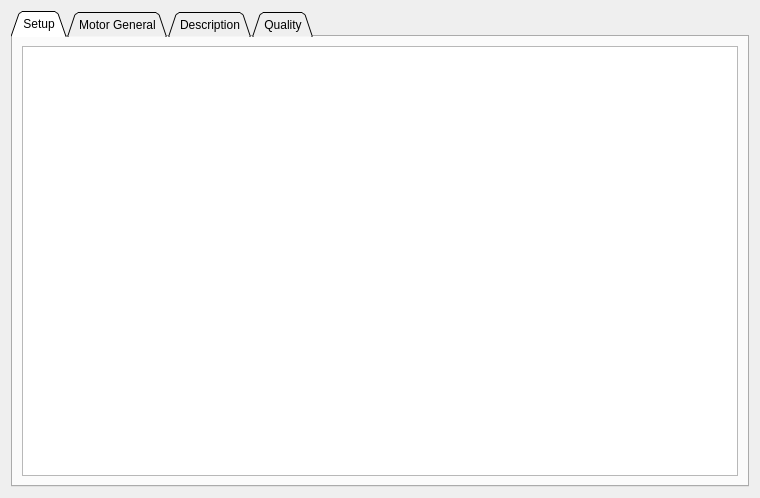
<?xml version="1.0" encoding="UTF-8"?>
<ui version="4.0">
 <class>PageMotorInfo</class>
 <widget class="QWidget" name="PageMotorInfo">
  <property name="geometry">
   <rect>
    <x>0</x>
    <y>0</y>
    <width>760</width>
    <height>498</height>
   </rect>
  </property>
  <property name="windowTitle">
   <string>Form</string>
  </property>
  <layout class="QVBoxLayout" name="verticalLayout">
   <item>
    <widget class="QTabWidget" name="tabWidget">
     <property name="tabShape">
      <enum>QTabWidget::Triangular</enum>
     </property>
     <property name="currentIndex">
      <number>0</number>
     </property>
     <widget class="QWidget" name="tab_4">
      <attribute name="title">
       <string>Setup</string>
      </attribute>
      <layout class="QVBoxLayout" name="verticalLayout_5">
       <item>
        <widget class="ParamTable" name="setupTab"/>
       </item>
      </layout>
     </widget>
     <widget class="QWidget" name="tab">
      <attribute name="title">
       <string>Motor General</string>
      </attribute>
      <layout class="QVBoxLayout" name="verticalLayout_3">
       <item>
        <widget class="ParamTable" name="generalTab"/>
       </item>
      </layout>
     </widget>
     <widget class="QWidget" name="tab_2">
      <attribute name="title">
       <string>Description</string>
      </attribute>
      <layout class="QVBoxLayout" name="verticalLayout_2">
       <item>
        <widget class="MRichTextEdit" name="descriptionEdit" native="true">
         <property name="sizePolicy">
          <sizepolicy hsizetype="Preferred" vsizetype="MinimumExpanding">
           <horstretch>0</horstretch>
           <verstretch>0</verstretch>
          </sizepolicy>
         </property>
        </widget>
       </item>
       <item>
        <layout class="QHBoxLayout" name="horizontalLayout">
         <item>
          <spacer name="horizontalSpacer">
           <property name="orientation">
            <enum>Qt::Horizontal</enum>
           </property>
           <property name="sizeHint" stdset="0">
            <size>
             <width>40</width>
             <height>20</height>
            </size>
           </property>
          </spacer>
         </item>
         <item>
          <widget class="QPushButton" name="descriptionHelpButton">
           <property name="text">
            <string/>
           </property>
           <property name="icon">
            <iconset resource="../res.qrc">
             <normaloff>:/res/icons/Help-96.png</normaloff>:/res/icons/Help-96.png</iconset>
           </property>
          </widget>
         </item>
        </layout>
       </item>
      </layout>
     </widget>
     <widget class="QWidget" name="tab_3">
      <attribute name="title">
       <string>Quality</string>
      </attribute>
      <layout class="QVBoxLayout" name="verticalLayout_4">
       <item>
        <widget class="QSplitter" name="splitter">
         <property name="orientation">
          <enum>Qt::Vertical</enum>
         </property>
         <widget class="ParamTable" name="qualityTab"/>
         <widget class="MRichTextEdit" name="qualityEdit" native="true"/>
        </widget>
       </item>
      </layout>
     </widget>
    </widget>
   </item>
  </layout>
 </widget>
 <customwidgets>
  <customwidget>
   <class>ParamTable</class>
   <extends>QTableWidget</extends>
   <header>widgets/paramtable.h</header>
  </customwidget>
  <customwidget>
   <class>MRichTextEdit</class>
   <extends>QWidget</extends>
   <header>widgets/mrichtextedit.h</header>
   <container>1</container>
  </customwidget>
 </customwidgets>
 <resources>
  <include location="../res.qrc"/>
 </resources>
 <connections/>
</ui>
